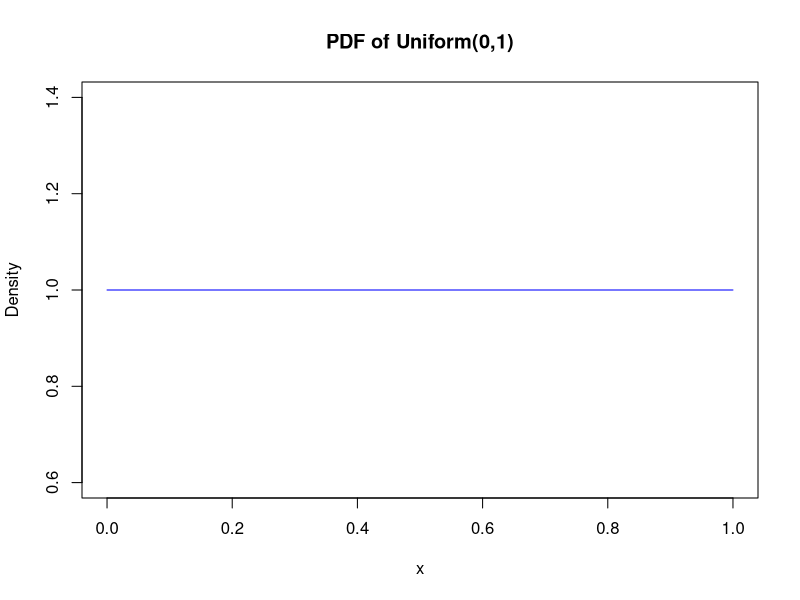
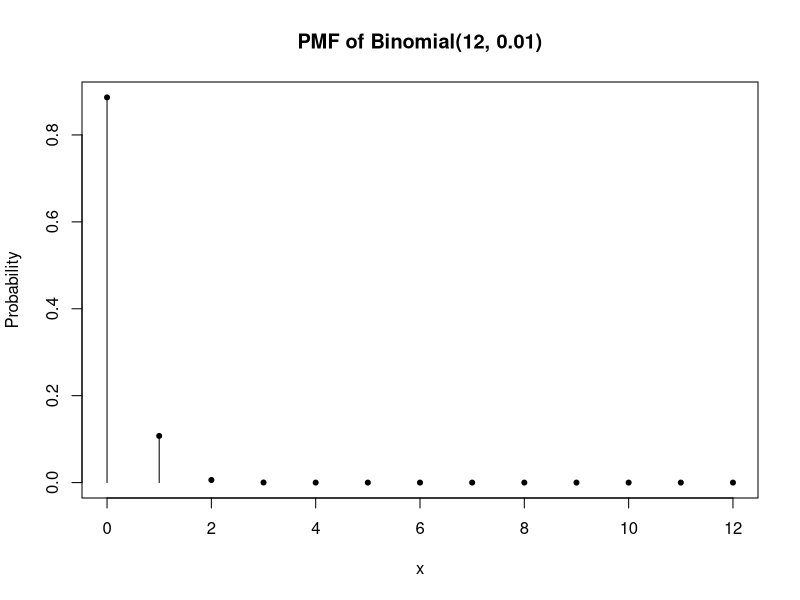
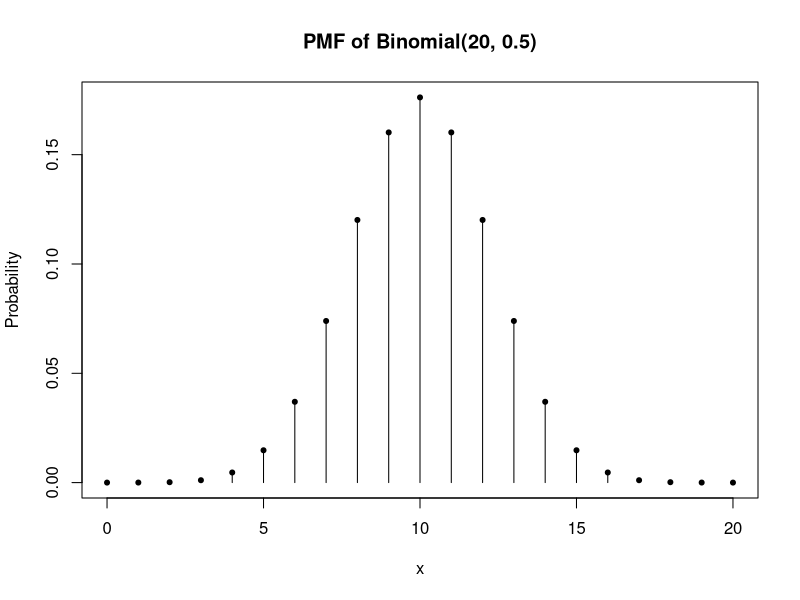
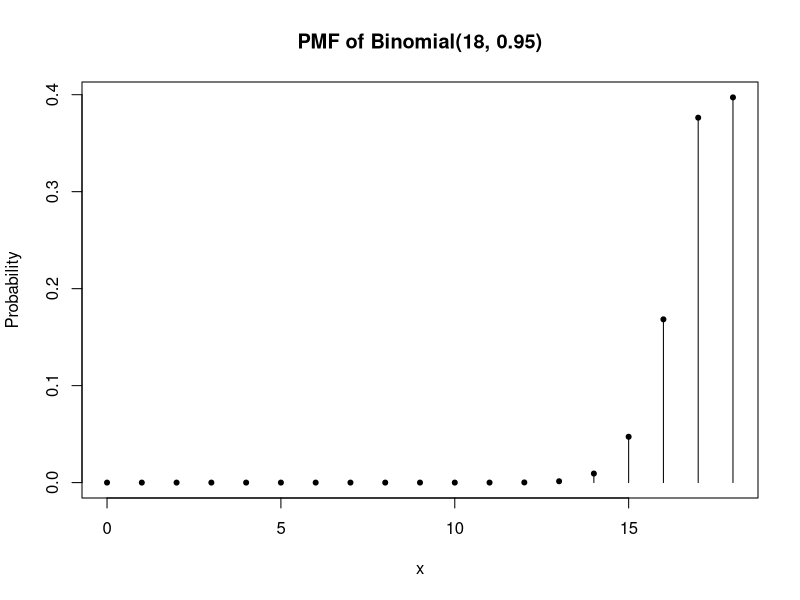
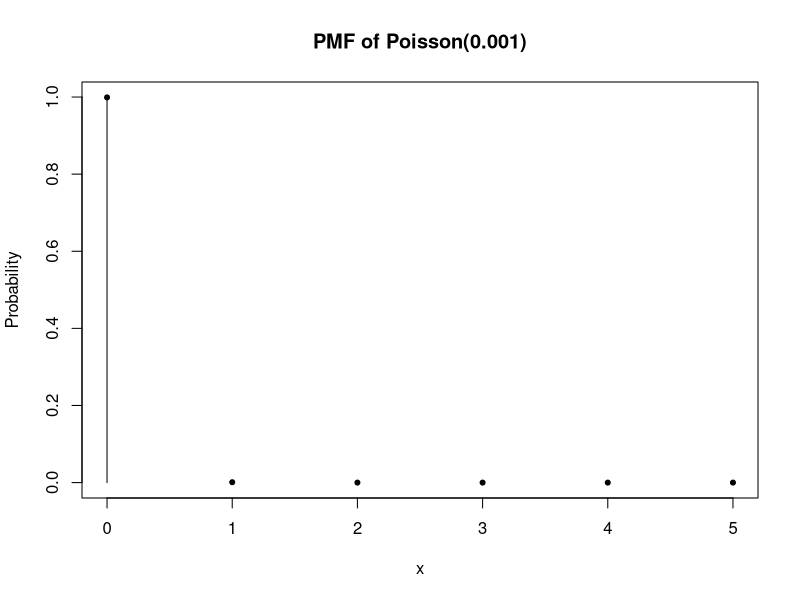
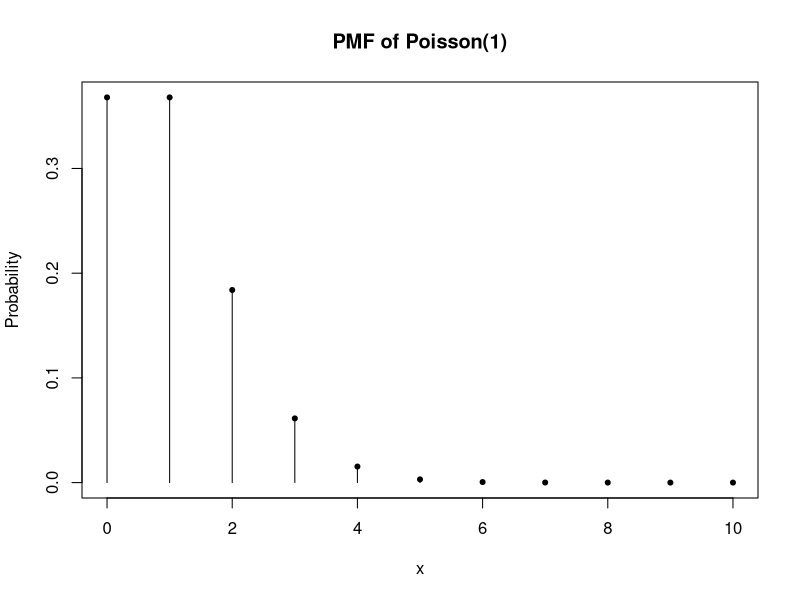
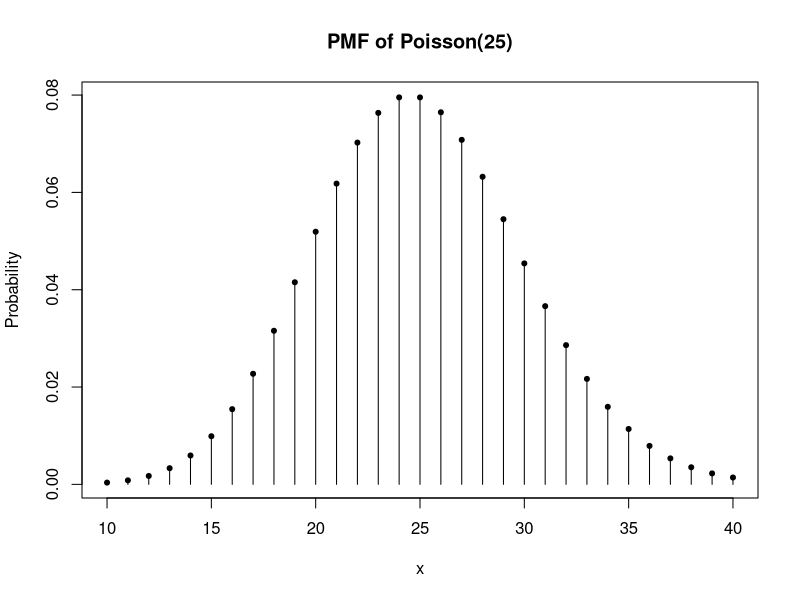
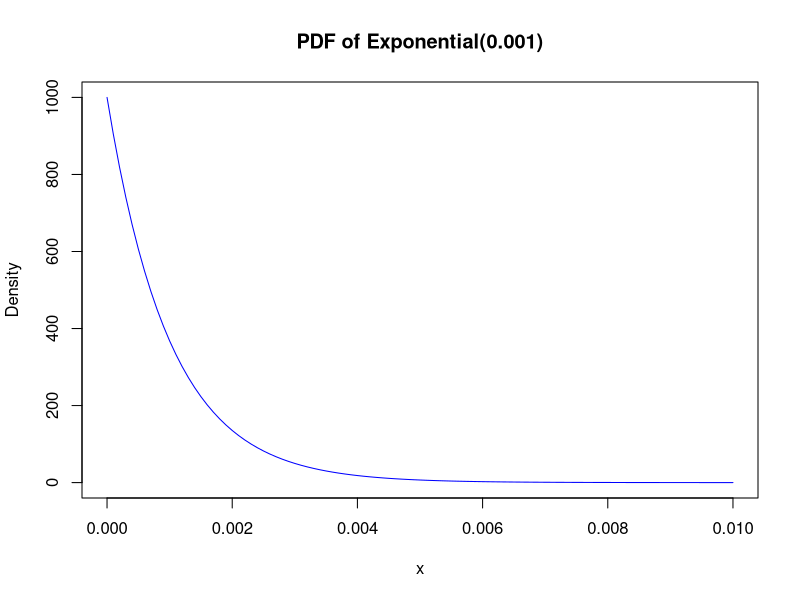

These charts were generated, in order, by the following R code:
# Function to save a plot
save_plot <- function(filename, plot_code) {
  filepath <- file.path("D:/Distribution", filename)  # Save in D:/Distribution directory
  png(filepath, width = 800, height = 600)  # Open a PNG device
  plot_code()  # Execute the plot code
  dev.off()  # Close the device
}
# PMF Plot Function
pmf_plot <- function(x, p, s) {
  n <- length(x)
  plot(range(x), range(p), type = "n", xlab = "x", ylab = "Probability", main = s, font.main = 2, cex.main = 1.2)
  for (i in 1:n) {
    lines(c(x[i], x[i]), c(0, p[i]))
    points(x[i], p[i], pch = 20)
  }
}

# 1. Uniform(0,1) - PDF
save_plot("Uniform_0_1.png", function() {
  x <- seq(0, 1, 0.01)
  plot(x, dunif(x, min = 0, max = 1), type = "l", main = "PDF of Uniform(0,1)", xlab = "x", ylab = "Density", col = "blue", font.main = 2, cex.main = 1.2)
})

# 2. Binomial(12, 0.01) - PMF
save_plot("Binomial_12_0.01.png", function() {
  x <- 0:12
  pmf_plot(x, dbinom(x, size = 12, prob = 0.01), "PMF of Binomial(12, 0.01)")
})

# 3. Binomial(20, 0.5) - PMF
save_plot("Binomial_20_0.5.png", function() {
  x <- 0:20
  pmf_plot(x, dbinom(x, size = 20, prob = 0.5), "PMF of Binomial(20, 0.5)")
})

# 4. Binomial(18, 0.95) - PMF
save_plot("Binomial_18_0.95.png", function() {
  x <- 0:18
  pmf_plot(x, dbinom(x, size = 18, prob = 0.95), "PMF of Binomial(18, 0.95)")
})

# 5. Poisson(0.001) - PMF
save_plot("Poisson_0.001.png", function() {
  x <- 0:5
  pmf_plot(x, dpois(x, lambda = 0.001), "PMF of Poisson(0.001)")
})

# 6. Poisson(1) - PMF
save_plot("Poisson_1.png", function() {
  x <- 0:10
  pmf_plot(x, dpois(x, lambda = 1), "PMF of Poisson(1)")
})

# 7. Poisson(25) - PMF
save_plot("Poisson_25.png", function() {
  x <- 10:40
  pmf_plot(x, dpois(x, lambda = 25), "PMF of Poisson(25)")
})

# 8. Exponential(0.001) - PDF
save_plot("Exponential_0.001.png", function() {
  x <- seq(0, 0.01, 0.0001)
  plot(x, dexp(x, rate = 1 / 0.001), type = "l", main = "PDF of Exponential(0.001)", xlab = "x", ylab = "Density", col = "blue", font.main = 2, cex.main = 1.2)
})

# 9. Exponential(1) - PDF
save_plot("Exponential_1.png", function() {
  x <- seq(0, 5, 0.01)
  plot(x, dexp(x, rate = 1), type = "l", main = "PDF of Exponential(1)", xlab = "x", ylab = "Density", col = "blue", font.main = 2, cex.main = 1.2)
})

# 10. Exponential(25) - PDF
save_plot("Exponential_25.png", function() {
  x <- seq(0, 1, 0.01)
  plot(x, dexp(x, rate = 1 / 25), type = "l", main = "PDF of Exponential(25)", xlab = "x", ylab = "Density", col = "blue", font.main = 2, cex.main = 1.2)
})

# 11. Gamma(0.001, 1) - PDF
save_plot("Gamma_0.001_1.png", function() {
  x <- seq(0, 0.01, 0.0001)
  plot(x, dgamma(x, shape = 0.001, rate = 1), type = "l", main = "PDF of Gamma(0.001, 1)", xlab = "x", ylab = "Density", col = "blue", font.main = 2, cex.main = 1.2)
})

# 12. Gamma(2, 1) - PDF
save_plot("Gamma_2_1.png", function() {
  x <- seq(0, 10, 0.1)
  plot(x, dgamma(x, shape = 2, rate = 1), type = "l", main = "PDF of Gamma(2, 1)", xlab = "x", ylab = "Density", col = "blue", font.main = 2, cex.main = 1.2)
})

# 13. Gamma(30, 1) - PDF
save_plot("Gamma_30_1.png", function() {
  x <- seq(0, 100, 1)
  plot(x, dgamma(x, shape = 30, rate = 1), type = "l", main = "PDF of Gamma(30, 1)", xlab = "x", ylab = "Density", col = "blue", font.main = 2, cex.main = 1.2)
})

# 14. Beta(2, 2) - PDF
save_plot("Beta_2_2.png", function() {
  x <- seq(0, 1, 0.01)
  plot(x, dbeta(x, 2, 2), type = "l", main = "PDF of Beta(2, 2)", xlab = "x", ylab = "Density", col = "blue", font.main = 2, cex.main = 1.2)
})

# 15. Beta(20, 2) - PDF
save_plot("Beta_20_2.png", function() {
  x <- seq(0, 1, 0.01)
  plot(x, dbeta(x, 20, 2), type = "l", main = "PDF of Beta(20, 2)", xlab = "x", ylab = "Density", col = "blue", font.main = 2, cex.main = 1.2)
})

# 16. Beta(2, 8) - PDF
save_plot("Beta_2_8.png", function() {
  x <- seq(0, 1, 0.01)
  plot(x, dbeta(x, 2, 8), type = "l", main = "PDF of Beta(2, 8)", xlab = "x", ylab = "Density", col = "blue", font.main = 2, cex.main = 1.2)
})

# 17. Beta(0.5, 0.5) - PDF
save_plot("Beta_0.5_0.5.png", function() {
  x <- seq(0, 1, 0.01)
  plot(x, dbeta(x, 0.5, 0.5), type = "l", main = "PDF of Beta(0.5, 0.5)", xlab = "x", ylab = "Density", col = "blue", font.main = 2, cex.main = 1.2)
})

# 18. Beta(0.5, 0.2) - PDF
save_plot("Beta_0.5_0.2.png", function() {
  x <- seq(0, 1, 0.01)
  plot(x, dbeta(x, 0.5, 0.2), type = "l", main = "PDF of Beta(0.5, 0.2)", xlab = "x", ylab = "Density", col = "blue", font.main = 2, cex.main = 1.2)
})

# 19. Beta(0.2, 5) - PDF
save_plot("Beta_0.2_5.png", function() {
  x <- seq(0, 1, 0.01)
  plot(x, dbeta(x, 0.2, 5), type = "l", main = "PDF of Beta(0.2, 5)", xlab = "x", ylab = "Density", col = "blue", font.main = 2, cex.main = 1.2)
})

# 20. Cauchy(0, 1) - PDF
save_plot("Cauchy_0_1.png", function() {
  x <- seq(-10, 10, 0.01)
  plot(x, dcauchy(x, 0, 1), type = "l", main = "PDF of Cauchy(0, 1)", xlab = "x", ylab = "Density", col = "blue", font.main = 2, cex.main = 1.2)
})

# 21. Normal(0, 1) - PDF
save_plot("Normal_0_1.png", function() {
  x <- seq(-5, 5, 0.01)
  plot(x, dnorm(x, 0, 1), type = "l", main = "PDF of Normal(0, 1)", xlab = "x", ylab = "Density", col = "blue", font.main = 2, cex.main = 1.2)
})
